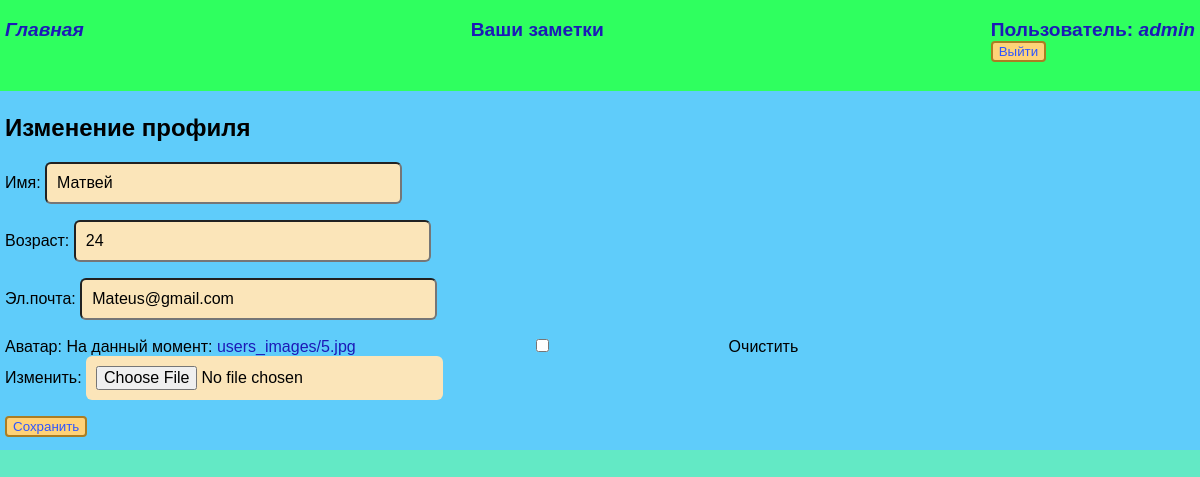
The app's page /users/profile/edit/ (signed in), older data.
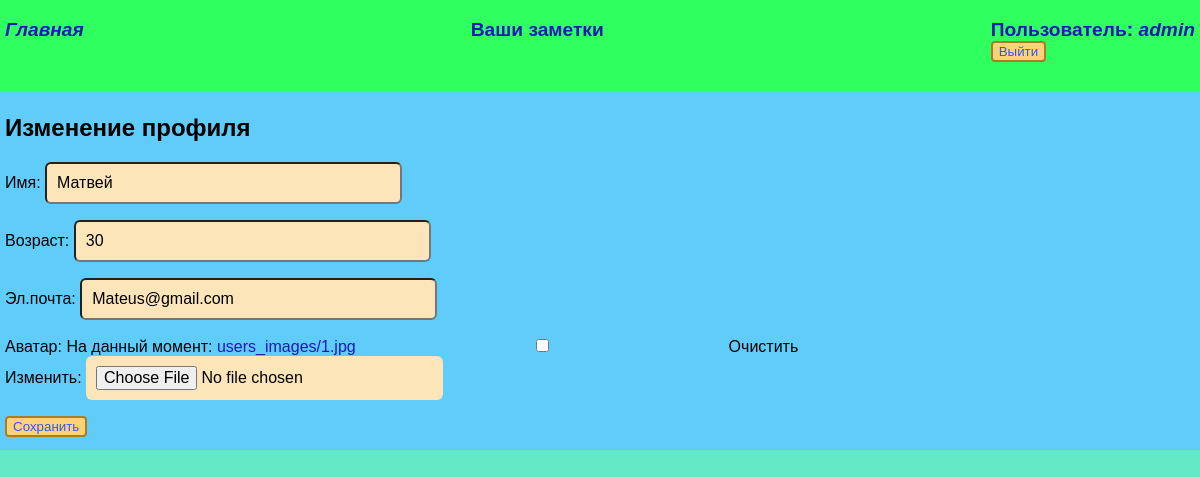
The same page, newer data.
### users/models.py (models this page shows, shortened)
class Profile(models.Model):
    user = models.OneToOneField(User, on_delete=models.CASCADE)
    name = models.CharField(max_length=200, blank=True, verbose_name='Имя')
    age = models.CharField(max_length=200, blank=True, verbose_name='Возраст')
    email = models.EmailField(max_length=200, blank=True, verbose_name='Эл.почта')
    created = models.DateTimeField(auto_now_add=True)
    avatar = models.ImageField(upload_to='users_images/', blank=True, verbose_name='Аватар')

### users/views.py (the view)
# urls.py: path('profile/edit/', views.edit_profile, name='edit_profile'),
@login_required
def edit_profile(request):
    if request.method == 'POST':
        form = ProfileForm(request.POST, request.FILES, instance=request.user.profile)
        if form.is_valid():
            form.save()
            messages.success(request, 'Профиль изменен!')
            return redirect('profile')
        else:
            messages.error(request, 'Ошибка при изменении профиля!')
    else:
        form = ProfileForm(instance=request.user.profile)
    return render(request, 'account/profile_update.html', {'form': form})

### users/forms.py
class ProfileForm(forms.ModelForm):
    class Meta:
        model = Profile
        fields = ['name', 'age', 'email', 'avatar']

### users/templates/account/profile_update.html (shortened to what this page needs)
{% extends 'notes/base.html' %}
{% block content %}
<h2>Изменение профиля</h2>
<form method="post" enctype="multipart/form-data">
    {{ form.as_p }}
    <button class="save" type="submit">Сохранить</button>
</form>
{% endblock %}

Row changes from the older to the newer data that the page shows:
changed Profile "Матвей": age "24" → "30"
Text that changed along with them:
text no longer shown: "Имя: Возраст: Эл.почта: Аватар: На данный момент: users_images/5.jpg Очистить Изменить:"
text now shown: "Имя: Возраст: Эл.почта: Аватар: На данный момент: users_images/1.jpg Очистить Изменить:"
